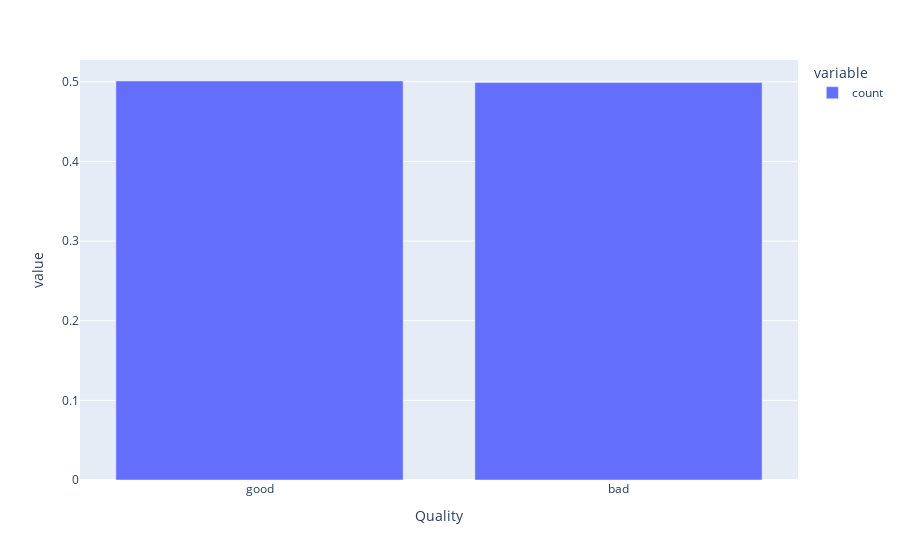

Notebook code cell kept with this figure:
### Markdown cell above
## EDA

### Code cell
# Como está a distribuição da variálve target - Percentual
px.bar(df_frutas.value_counts('Quality') / len(df_frutas))

### Figure 1 — Plotly figure (JSON) as saved in the notebook; plotly's stock layout.template omitted (floating-point values rounded to 4 significant figures)
{"data": [{"alignmentgroup": "True", "hovertemplate": "variable=count<br>Quality=%{x}<br>value=%{y}<extra></extra>", "legendgroup": "count", "marker": {"color": "#636efa", "pattern": {"shape": ""}}, "name": "count", "offsetgroup": "count", "orientation": "v", "showlegend": true, "textposition": "auto", "type": "bar", "x": ["good", "bad"], "xaxis": "x", "y": [0.501, 0.499], "yaxis": "y"}], "layout": {"barmode": "relative", "legend": {"title": {"text": "variable"}, "tracegroupgap": 0}, "margin": {"t": 60}, "xaxis": {"anchor": "y", "domain": [0, 1], "title": {"text": "Quality"}}, "yaxis": {"anchor": "x", "domain": [0, 1], "title": {"text": "value"}}}}
